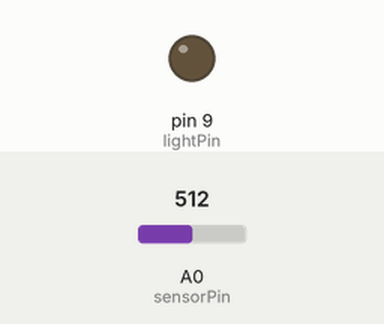
The sketch below on a simulated Arduino Uno, built with avr-gcc and run on an emulated ATmega328P. Parts: output pins drawn as LEDs (lit = HIGH). The test bench sets the inputs (shaded band); at power-on: A0 (sensorPin) = 512. What the sketch prints to the serial monitor is not drawn.

Above: at 1.3 s.
1.4 s: A0 (sensorPin) set to 409
2.9 s: A0 (sensorPin) set to 381
At 3.8 s:
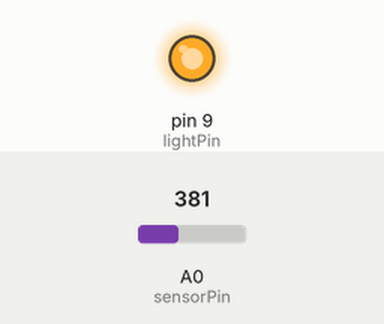
4.4 s: A0 (sensorPin) set to 410
At 4.9 s:
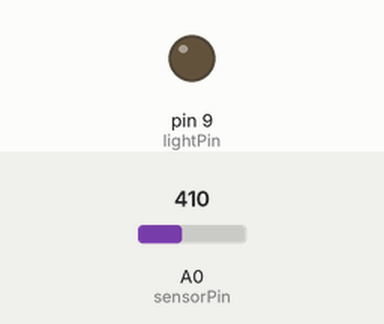
5.9 s: A0 (sensorPin) set to 390
At 7.3 s:
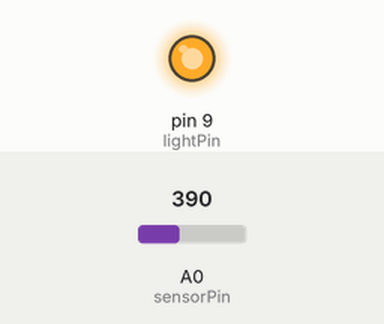
Timing chart, 0 to 13.4 s (numbered marks = the images above; inputs shaded):
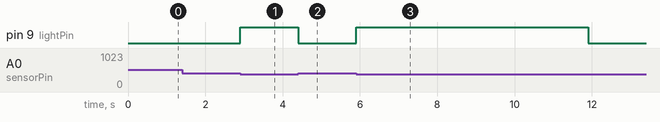

The sketch:

NightLight.ino
```cpp
// Pins
int sensorPin = A0;
int lightPin = 9;

// Variables
int lightState = 0;
int lowThreshold = 400;
int highTreshold = 600;
float startTime = 0;
float currentTime = 0;
boolean flag = false;
boolean night = false;  // if false it is a day, and if true it is a night
void setup() {

  // Start Serial & set pin to output
  Serial.begin(9600);
  delay(100);
  pinMode(lightPin,OUTPUT);

}

void loop() {

  // Read the sensor pin
  int sensorValue = analogRead(sensorPin);
  Serial.println(sensorValue);
  //Serial.println()
  int interval = 3000;
  unsigned long time;


    if (sensorValue < lowThreshold){
      night = true;
    }else{
      night = false ;
      startTime = 0;
      flag = false;
    }
  if( !night ){

    digitalWrite(lightPin,LOW);
  }else if( night ){
    if( !flag ) {
    startTime = millis();
    flag = true;
    }
    currentTime = millis();

    if( currentTime - startTime < 6000 ){
      digitalWrite(lightPin,HIGH);
    }else{
      digitalWrite(lightPin,LOW);
    }


  }
  // If light level is low is detected, switch light on


/*  // If light level goes up again, switch the lights off
  if (sensorValue > highTreshold){
    digitalWrite(lightPin, LOW);
  } */
}


//
```

Measured:
- the behaviour switches between 400 and 399 on A0 (sensorPin) (found by bisection; images 0 and 1)
- after the input at 2.9 s, pin 9 (lightPin): LOW → HIGH at once
- after the input at 4.4 s, pin 9 (lightPin): HIGH → LOW at once
- after the input at 5.9 s, pin 9 (lightPin): LOW → HIGH at once, → LOW 6.0 s later
